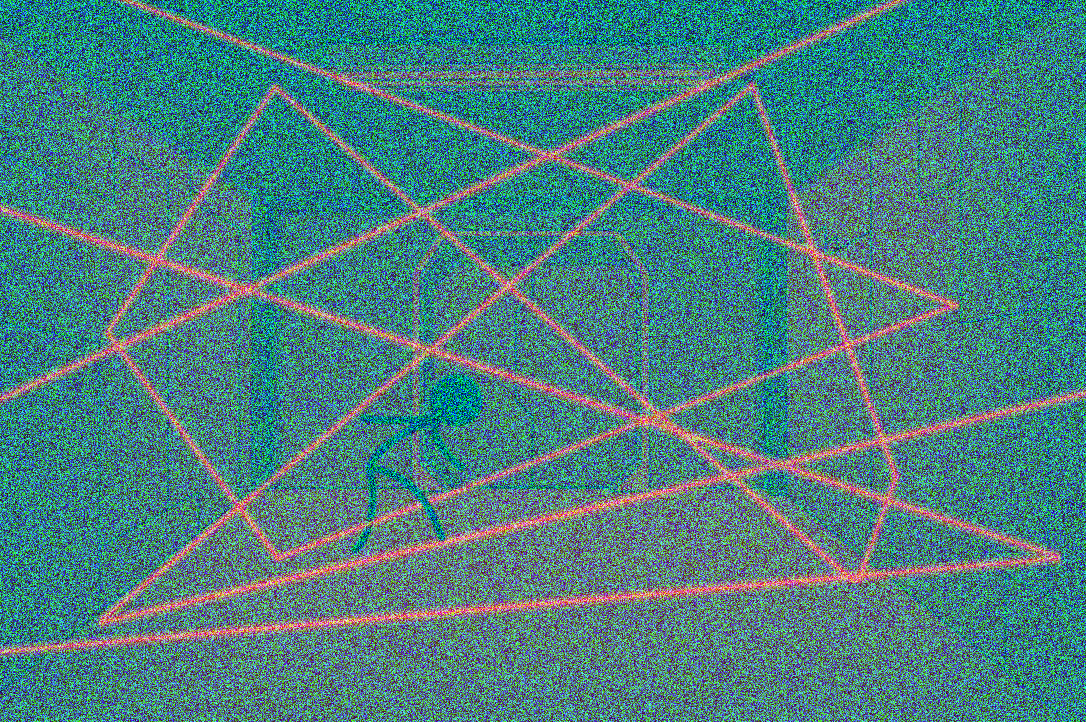
#> input picture 源码/【24】图像处理大师-课程资料/1.图像修复工程师/损坏的监控图像.png, 1086 x 722 px
$ python '图像修复工程师-成果包.py'
#> lines starting #> are read from the running program, lines starting #| are printed output that depends on the picture
'''图像修复工程师-成果包'''

#调用PIL模块
from PIL import Image

#图像修复小程序
#读取图片文件
img = Image.open('损坏的监控图像.png')
#> img is the input picture: PIL image 1086x722 RGBA; mean R, G, B, A 74.4, 127.6, 127.6, 255
#获取图片尺寸
width, height = img.size
#> width = 1086; height = 722
#加载图片内容
img_array = img.load()
#循环处理像素点
for x in range(width):
    for y in range(height):
        #获取RGB值
        r = img_array[x, y][0]
        g = img_array[x, y][1]
        b = img_array[x, y][2]
        #修复操作
        img_array[x, y] = (r, 0, 0)
#图片保存
img.save('图像修复.png')
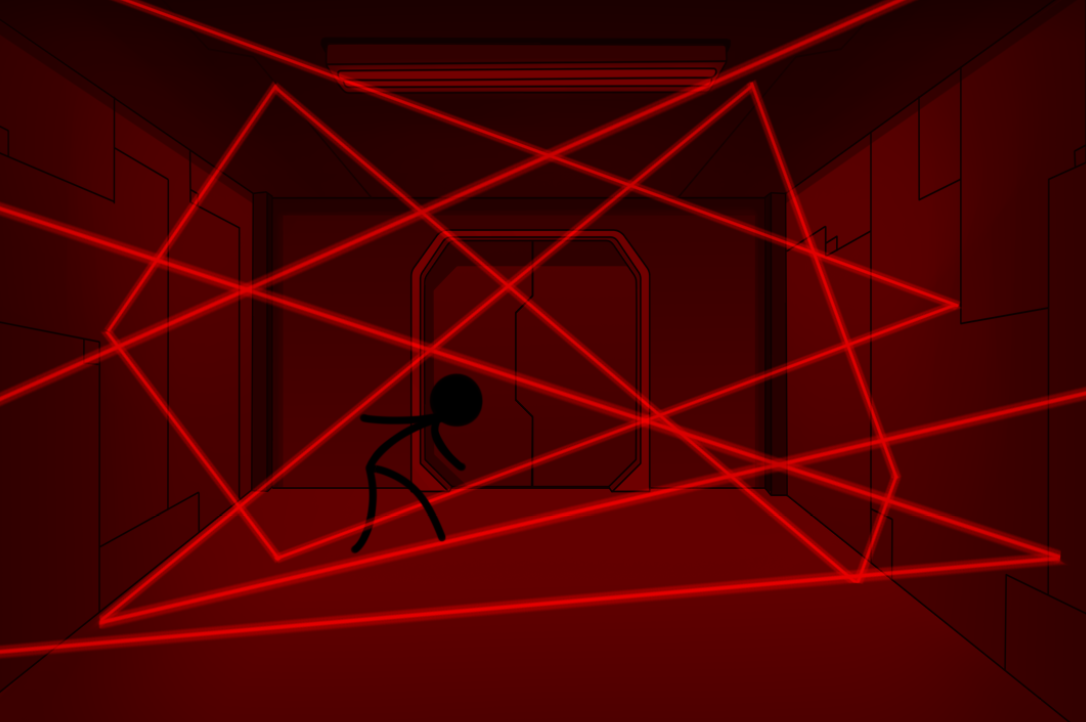
#> saved as 图像修复.png: PIL image 1086x722 RGBA; mean R, G, B, A 74.4, 0, 0, 255
